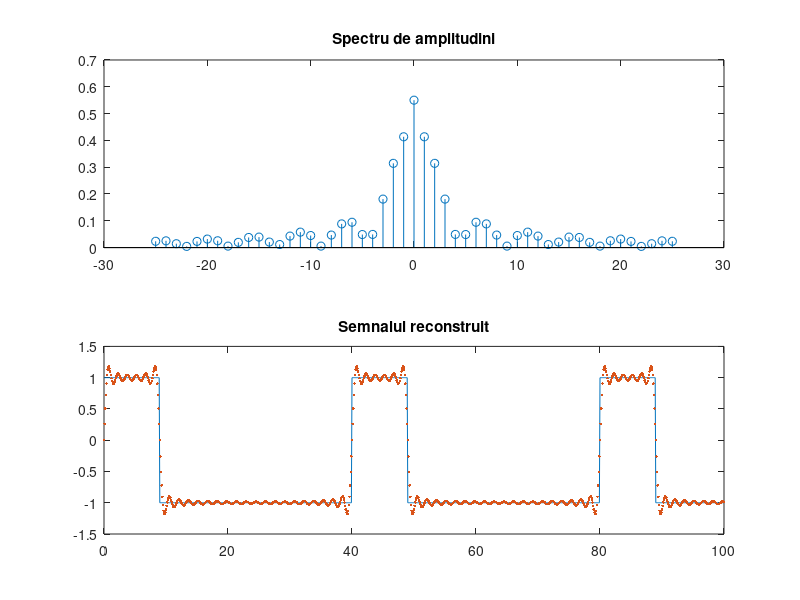

The MATLAB source for this figure:
%semnal dreptunghiular x de perioada 40s, durata 9s, factor de umplere
%9/T*100
T=40
w0=(2*pi)/T
t=0:0.1:100
x=square(w0*t, 9/T*100)


N=25
%C=matricea coeficientilor pe care o egalam initial cu zero
C=zeros(size(2*N+1))
%x2 va fi semnalul reconstruit
x2=0
%for pt calculul coeficientilor de la -25 la 25
for k=-N:N
    %integrala de la 0 la 9 unde semnalul este 1
    fun2=@(t) 1.*exp(-1j*k*w0*t)
    %integrala de la 9 la 40 unde semnalul este -1
    fun3=@(t) (-1).*exp(-1j*k*w0*t)
    %formula de calcul a coeficientilor (integrala pe o perioada
    C(k+N+1)=1/T*(integral(fun2, 0, 9)+integral(fun3, 9, 40))
    re=real(C(k+N+1))
    im=imag(C(k+N+1))
    %se pun coeficientii in matrice
    C(k+N+1)=re+1j*im
    %semnalul va fi suma modulelor coeficientilor
    x2=x2+real(C(k+N+1)*exp(1j*k*w0*t))
end

%reprezentarea grafica a spectrului de amplitudine
subplot(2, 1, 1)
stem((-N:N), abs(C)); title('Spectru de amplitudini');
subplot(2, 1, 2); 
%reprezentarea semnalului initial
plot(t, x, '-')
hold on
%reprezentarea semnalului reconstruit
plot(t, x2, '.'); title('Semnalul reconstruit');
hold off